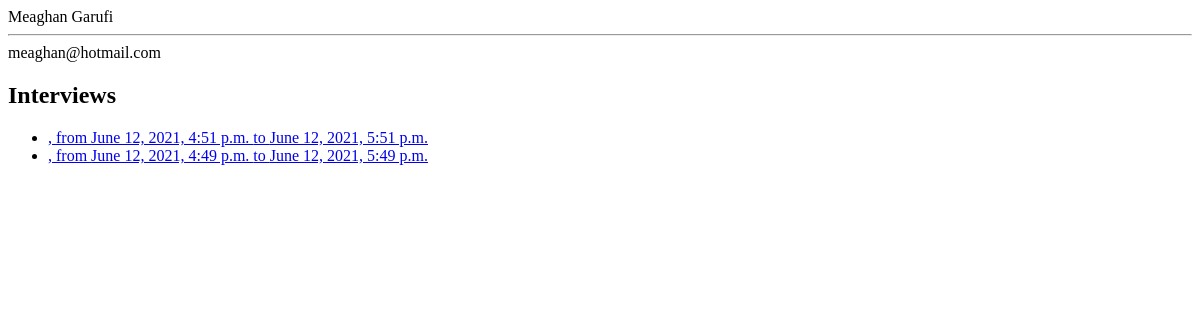
The app's page /interviews/interviewer/3, older data.
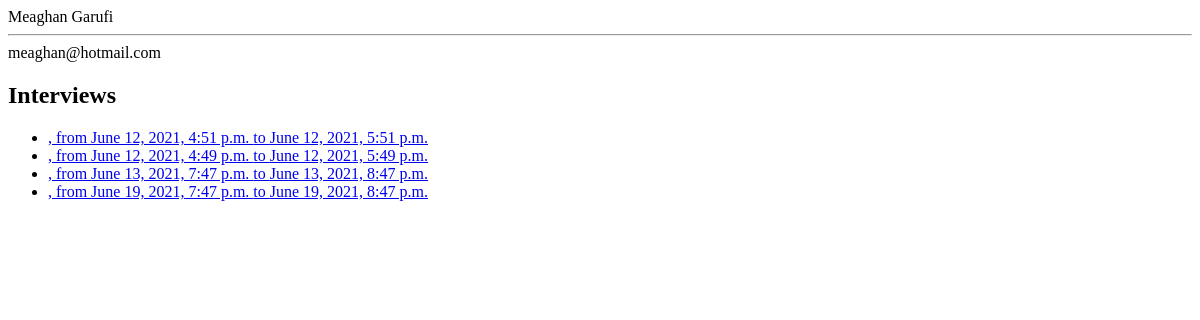
The same page, newer data.
### interviews/models.py (models this page shows, shortened)
class Interview(models.Model):
    interviewer = models.ManyToManyField(Interviewer, blank=False, related_name='interviewer')
    interviewee = models.ManyToManyField(Interviewee, blank=False, related_name='interviewee')
    start_datetime = models.DateTimeField(default=timezone.now, blank=False, null=False)
    end_datetime = models.DateTimeField(default=add_an_hour, blank=False, null=False)
    more_info = models.TextField(blank=True, null=False, default="", max_length=500)

### interviews/views.py (the view)
# urls.py: path('interviewer/<int:pk>', InterviewerDetail.as_view(), name='viewInterviewer'),
class InterviewerDetail(generic.DetailView):
	model = Interviewer
	template_name = 'interviews/interviewer_detail.html'
	context_object_name = 'interviewer'

### interviews/templates/interviews/interviewer_detail.html (shortened to what this page needs)
<hr>
{{ interviewer.email }}
<h2>Interviews</h2>
<ul>
{% for interview in interviewer.interviewer.all %}
    <li><a href="{% url 'interviews:viewInterview' interview.id %}">{{ interview.title }}, from {{ interview.start_datetime }} to {{ interview.end_datetime }}</a></li>
{% endfor %}
</ul>

Row changes from the older to the newer data that the page shows:
added Interview: start_datetime "June 13, 2021, 7:47 p.m.", end_datetime "June 13, 2021, 8:47 p.m."
added Interview: start_datetime "June 19, 2021, 7:47 p.m.", end_datetime "June 19, 2021, 8:47 p.m."
